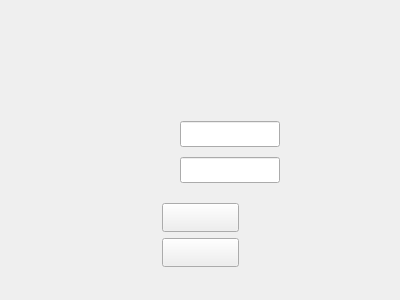
<?xml version="1.0" encoding="UTF-8"?>
<ui version="4.0">
 <class>ui_login</class>
 <widget class="QMainWindow" name="ui_login">
  <property name="geometry">
   <rect>
    <x>0</x>
    <y>0</y>
    <width>400</width>
    <height>300</height>
   </rect>
  </property>
  <property name="minimumSize">
   <size>
    <width>400</width>
    <height>300</height>
   </size>
  </property>
  <property name="maximumSize">
   <size>
    <width>400</width>
    <height>300</height>
   </size>
  </property>
  <property name="windowTitle">
   <string>MainWindow</string>
  </property>
  <widget class="QWidget" name="centralwidget">
   <property name="styleSheet">
    <string notr="true">#centralwidget{border-image: url(:/images/login/login-bg.png)}
</string>
   </property>
   <widget class="QPushButton" name="pushButton_login">
    <property name="geometry">
     <rect>
      <x>162</x>
      <y>203</y>
      <width>77</width>
      <height>29</height>
     </rect>
    </property>
    <property name="styleSheet">
     <string notr="true">QPushButton#pushButton_login{border-image: url(:/images/login/btn-login-1.png)}
QPushButton::pressed#pushButton_login{border-image: url(:/images/login/btn-login-2.png)}</string>
    </property>
    <property name="text">
     <string/>
    </property>
   </widget>
   <widget class="QPushButton" name="pushButton_regist">
    <property name="geometry">
     <rect>
      <x>162</x>
      <y>238</y>
      <width>77</width>
      <height>29</height>
     </rect>
    </property>
    <property name="styleSheet">
     <string notr="true">QPushButton#pushButton_regist{border-image: url(:/images/login/btn-register-1.png)}
QPushButton::pressed#pushButton_regist{border-image: url(:/images/login/btn-register-2.png)}
</string>
    </property>
    <property name="text">
     <string/>
    </property>
   </widget>
   <widget class="QLineEdit" name="lineEdit_account">
    <property name="geometry">
     <rect>
      <x>180</x>
      <y>121</y>
      <width>100</width>
      <height>26</height>
     </rect>
    </property>
   </widget>
   <widget class="QLineEdit" name="lineEdit_password">
    <property name="geometry">
     <rect>
      <x>180</x>
      <y>157</y>
      <width>100</width>
      <height>26</height>
     </rect>
    </property>
   </widget>
  </widget>
 </widget>
 <resources/>
 <connections/>
</ui>
